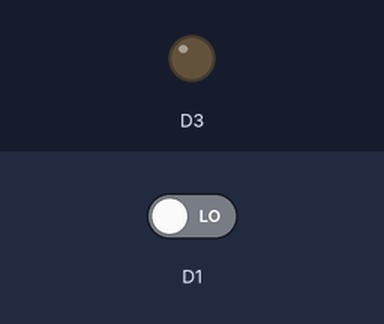
A sketch run on a simulated ESP8266 (NodeMCU). Shown: output pins drawn as LEDs (lit = HIGH). The test bench sets the inputs (shaded band); at power-on: D1 LOW. What the sketch prints to the serial monitor is not drawn.

Above: at 1.2 s.
1.3 s: D1 driven HIGH
At 1.6 s:
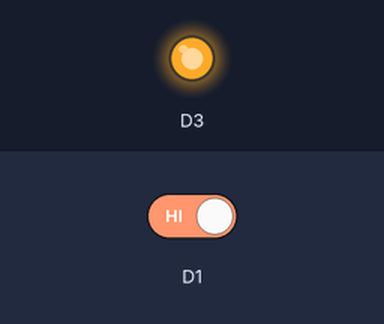
2.8 s: D1 driven LOW
At 3.9 s:
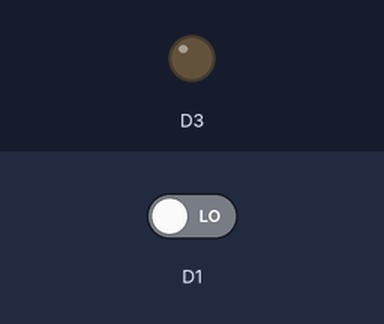
Timing chart, 0 to 5.8 s (numbered marks = the images above; inputs shaded):
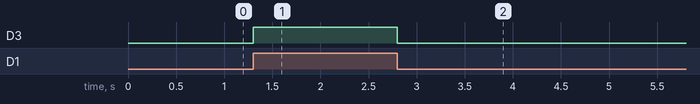

The sketch:

03_Led_Button.ino
```cpp
void setup() {
   Serial.begin(9600);
   pinMode(D3, OUTPUT);
   pinMode(D1, INPUT);
}

void loop() {
   int swState = digitalRead(D1);
   digitalWrite(D3, swState);
   Serial.println( swState );
}
```

Measured:
- after the input at 1.3 s, D3: LOW → HIGH at once
- after the input at 2.8 s, D3: HIGH → LOW at once
